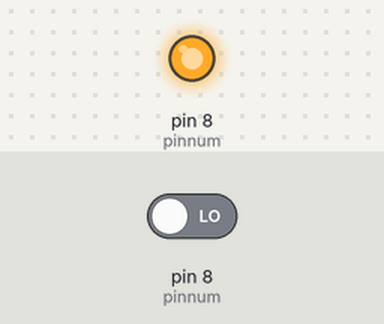
A sketch run on a simulated Arduino Uno, built with avr-gcc and run on an emulated ATmega328P. Shown: output pins drawn as LEDs (lit = HIGH). Inputs (shaded band) come from the test bench; at power-on: pin 8 (pinnum) LOW. What the sketch prints to the serial monitor is not drawn.

Above: at 1.2 s.
1.3 s: pin 8 (pinnum) driven HIGH
2.8 s: pin 8 (pinnum) driven LOW
Timing chart, 0 to 5.8 s (numbered marks = the images above; inputs shaded):
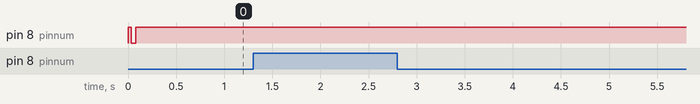

The sketch:

new.ino
```cpp
const int pinnum = 8;

void setup() {
  // put your setup code here, to run once:
  Serial.begin(9600);
}

bool checktime(int pin, int t){
  pinMode(pin, OUTPUT);
  digitalWrite(pin, HIGH);
  delay(1);
  pinMode(pin, INPUT);
  delay(t);
  return (digitalRead(pin)==HIGH);
}

int findtime(int pin, int maxt){
  // check how large the value is using binary search, return maxt if t >= maxt
  int tmax=maxt;
  int tmin=0;
  int tmid;
  while (tmax>tmin){
    tmid = (tmax+tmin)/2;
    if (checktime(pin, tmid)){
      tmin=tmid+1;
    } else{
      tmax = tmid;
    }
  }
  return tmax;
}

void loop() {
  // put your main code here, to run repeatedly:
  Serial.println(findtime(pinnum, 31));
}
```
